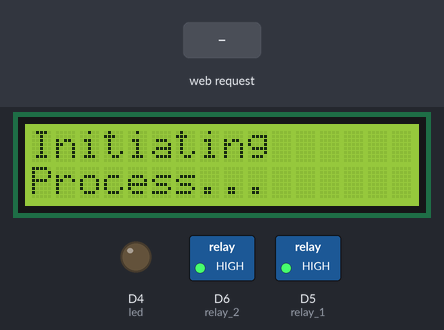
The sketch below on a simulated ESP8266 (NodeMCU). On the bench: 16×2 character LCD, switched loads named in the sketch (green lamp = pin HIGH), output pins drawn as LEDs (lit = HIGH). The test bench sets the inputs (shaded band).

Above: at 5.2 s.
At 9.3 s:
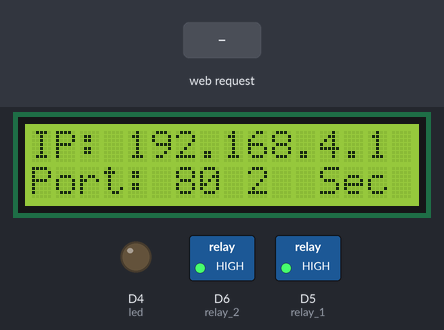
9.4 s: HTTP request GET /A received
At 13.2 s:
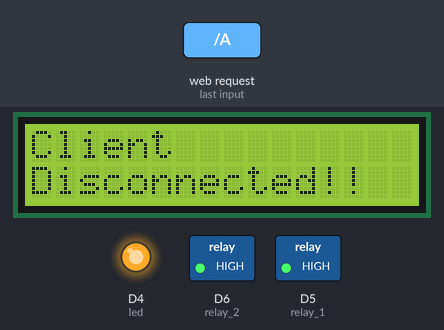
20.6 s: HTTP request GET /a received
At 23.3 s:
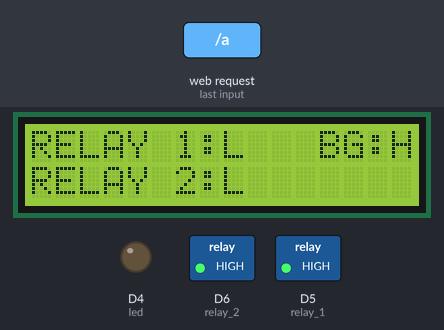
Timing chart, 0 to 25.2 s (numbered marks = the images above; inputs shaded):
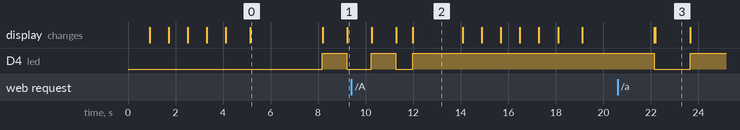

Measured:
- after the input at 9.4 s, the display: first differs from a run without the input after 1.9 s (image 2 shows a later state)
- after the input at 20.6 s, the display: first differs from a run without the input after 1.6 s (image 3)
- what the display in image 0 shows lasts 3.1 s, from 5.1 s to 8.2 s
- what the display in image 2 shows lasts 2.1 s, from 12.0 s to 14.1 s

The sketch:

WifiSwitch.ino
```cpp
#include <ESP8266WiFi.h>
#include <WiFiClient.h>
#include <LiquidCrystal_I2C.h>


#define led LED_BUILTIN
#define relay_1 D5
#define relay_2 D6

//Different states of the connection
enum {INIT = 1, WAITING, CONNECTED, DISCONNECTED, UNABLE_TO_CONNECT, STOP};

const char* ssid = "espserver";
const char* password = "12345678";

int state;
bool prevRelay1State;
bool prevRelay2State;
bool currRelay1State;
bool currRelay2State;
bool prevBacklightState;
bool currBacklightState;

IPAddress ip;
// Start a TCP Server on port 80
WiFiServer server(80);
//WiFiClient instance to handle the connected client
WiFiClient client;
//lcd object to handle the lcd operations
LiquidCrystal_I2C lcd(0x3F, 16, 2);


// make some custom characters:
byte heart[8] = {
  0b00000,
  0b01010,
  0b11111,
  0b11111,
  0b11111,
  0b01110,
  0b00100,
  0b00000
};

/*byte smiley[8] = {
  0b00000,
  0b00000,
  0b01010,
  0b00000,
  0b00000,
  0b10001,
  0b01110,
  0b00000
};*/

byte frownie[8] = {
  0b00000,
  0b00000,
  0b01010,
  0b00000,
  0b00000,
  0b00000,
  0b01110,
  0b10001
};

byte armsDown[8] = {
  0b00100,
  0b01010,
  0b00100,
  0b00100,
  0b01110,
  0b10101,
  0b00100,
  0b01010
};

byte armsUp[8] = {
  0b00100,
  0b01010,
  0b00100,
  0b10101,
  0b01110,
  0b00100,
  0b00100,
  0b01010
};


void showWelcomeScreen() {
  // create a new character
  lcd.createChar(0, heart);
  // create a new character
  //lcd.createChar(1, smiley);
  // create a new character
  lcd.createChar(2, frownie);
  // create a new character
  lcd.createChar(3, armsDown);
  // create a new character
  lcd.createChar(4, armsUp);

  // set the cursor to the top left
  lcd.setCursor(0, 0);

  // Print a message to the lcd.
  lcd.print("I ");
  lcd.write(byte(0)); // when calling lcd.write() '0' must be cast as a byte
  lcd.print(" ENGINEERING ");
  //lcd.write((byte)1);

  int timer = 0;

  while (timer < 3) {
    int delayTime = 800;
    // set the cursor to the bottom row, 5th position:
    lcd.setCursor(4, 1);
    // draw the little man, arms down:
    lcd.write(3);
    delay(delayTime);
    lcd.setCursor(4, 1);
    // draw him arms up:
    lcd.write(4);
    delay(delayTime);
    timer++;
  }

  delay(200);
}


void showInitProcessMsg() {
  lcd.clear();
  lcd.print("Initiating");
  lcd.setCursor(0, 1);
  lcd.print("Process...");
  delay(3000);
}


//Function to setup and configure wifi in AP mode
void setupWifi() {

  WiFi.softAP(ssid, password);        //Setup AP mode with ssid and password
  ip = WiFi.softAPIP();
  // Start the TCP server
  server.begin();
}


void showWifiInfo() {
  lcd.clear();
  lcd.print("IP: ");
  lcd.print(ip);
  lcd.setCursor(0, 1);
  lcd.print("Port: 80");
}


//function to set initial values of the relays and led(s)
void init() {

  //Setting all the devices into the off state (i.e., HIGH, because they are acive low)

  pinMode(led, OUTPUT);
  pinMode(relay_1, OUTPUT);
  pinMode(relay_2, OUTPUT);
  digitalWrite(relay_1, HIGH);
  digitalWrite(relay_2, HIGH);

  lcd.begin();
  lcd.backlight();
  setupWifi();

  currRelay1State = false;
  currRelay2State = false;
  currBacklightState = true;

  state = WAITING;

}


//Function to handle client connection
void connectToClient() {

  int timer = 0;

  client = server.available();

  while (!client && (timer < 60)) {
    client = server.available();
    digitalWrite(led, !digitalRead(led));       //making the built in led to blink during the WAITING state.
    timer++;
    showWifiInfo();
    lcd.setCursor(9, 1);
    lcd.print(timer);
    lcd.setCursor(12, 1);
    lcd.print("Sec");
    delay(1000);
  }
  //If 1 min has passed and no client has connected then, reaturn false.
  if (timer >= 60) {
    state = UNABLE_TO_CONNECT;
    return;
  }
  state = CONNECTED;

}


//Function to handle functionalities
void handleFunctionality(String cmd) {

  prevRelay1State = currRelay1State;
  prevRelay2State = currRelay2State;
  prevBacklightState = currBacklightState;

  lcd.clear();
  lcd.home();
  lcd.print("RELAY 1:");
  lcd.print(((prevRelay1State) ? "H" : "L"));
  lcd.setCursor(12, 0);
  lcd.print("BG:");
  lcd.print(((prevBacklightState) ? "H" : "L"));
  lcd.setCursor(0, 1);
  lcd.print("RELAY 2:");
  lcd.print(((prevRelay2State) ? "H" : "L"));


  if (cmd == "A") {
    //Turning first relay on
    lcd.setCursor(8, 0);
    lcd.print("H");
    currRelay1State = true;
    digitalWrite(relay_1, LOW);
  }
  else if (cmd == "a") {
    //Turning first relay Off
    lcd.setCursor(8, 0);
    lcd.print("L");
    currRelay1State = false;
    digitalWrite(relay_1, HIGH);
  }
  else if (cmd == "B") {
    //Turning second relay on
    lcd.setCursor(8, 1);
    lcd.print("H");
    currRelay2State = true;
    digitalWrite(relay_2, LOW);
  }
  else if (cmd == "b") {
    //Turning second relay off
    lcd.setCursor(8, 1);
    lcd.print("L");
    currRelay2State = false;
    digitalWrite(relay_2, HIGH);
  }
  else if (cmd == "C") {
    lcd.setCursor(15, 0);
    lcd.print("H");
    currBacklightState = true;
    lcd.backlight();
  }
  else if (cmd == "c") {
    lcd.setCursor(15, 0);
    lcd.print("L");
    currBacklightState = false;
    lcd.noBacklight();
  }
}


//Function to handle client data
void handleClientData () {

  //Getting data while client is connected.
  while (client.connected()) {
    //if client is sending some data
    if (client.available()) {
      //store that data
      String cmd = client.readStringUntil('\n');
      //Implement the functionality.
      handleFunctionality(cmd);
      client.flush();
      delay(200);
    }
  }
  state = DISCONNECTED;
}


void clientDisconnected() {

  lcd.clear();
  lcd.print("Client");
  lcd.setCursor(0, 1);
  lcd.print("Disconnected!!");
  client.stop();

  if (digitalRead(relay_1) == LOW) {
    digitalWrite(relay_1, HIGH);
  }
  if (digitalRead(relay_2) == LOW) {
    digitalWrite(relay_2, HIGH);
  }
  if (digitalRead(led) == LOW) {
    digitalWrite(led, HIGH);
  }

  delay(2000);

  state = STOP;

}


void setup() {

  init();
  showWelcomeScreen();
  showInitProcessMsg();
  showWifiInfo();

}


void loop() {

  switch (state) {
    case INIT:
      init();
      showWelcomeScreen();
      showInitProcessMsg();
      showWifiInfo();
      break;

    case WAITING:
      connectToClient();
      break;

    case CONNECTED:
      digitalWrite(led, LOW);
      lcd.clear();
      lcd.print("Connected!!!");
      handleClientData();
      break;

    case DISCONNECTED:
      clientDisconnected();
      break;

    case UNABLE_TO_CONNECT:
      //ESP.deepSleep(20e6);
      //Wait for 5 seconds before repeating the whole process
      lcd.clear();
      lcd.print("Unable To");
      lcd.setCursor(0, 1);
      lcd.print("Connect!!!");
      delay(2000);
      lcd.clear();
      lcd.print("Retrying!!!");
      delay(2000);
      state = WAITING;
      break;

    case STOP:
      state = INIT;
      break;

    default:
      lcd.print("UNKNOWN STATE!!!");
      delay(2000);
      break;
  }

}
```
